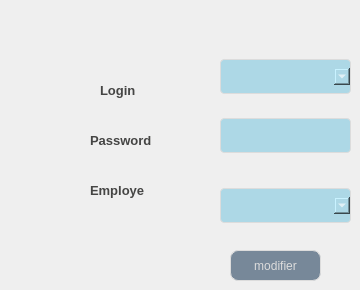
        <widget class="QWidget" name="tab_9">
         <attribute name="title">
          <string>modifier Profile</string>
         </attribute>
         <widget class="QPushButton" name="pb_modif">
          <property name="geometry">
           <rect>
            <x>230</x>
            <y>250</y>
            <width>91</width>
            <height>31</height>
           </rect>
          </property>
          <property name="styleSheet">
           <string notr="true">QPushButton {
	font: 87 8pt &quot;Segoe UI Black&quot;;
color: #dcdcdc;
background:#778899;
border: none;
border: 1px solid #DCDCDC;
border-radius: 8px;

}
QPushButton:hover {
color:#fff;
font: 87 8pt &quot;Segoe UI Black&quot;;
background:#ADD8E6;
border: none;
}</string>
          </property>
          <property name="text">
           <string>modifier</string>
          </property>
         </widget>
         <widget class="QLabel" name="label_21">
          <property name="geometry">
           <rect>
            <x>90</x>
            <y>180</y>
            <width>81</width>
            <height>20</height>
           </rect>
          </property>
          <property name="styleSheet">
           <string notr="true">background-color: transparent;
font: 8pt &quot;Castellar&quot;;
	color: #454544;
	font-weight: bold;
	font-size: 13px;
border:none;</string>
          </property>
          <property name="text">
           <string>Employe</string>
          </property>
         </widget>
         <widget class="QLabel" name="label_17">
          <property name="geometry">
           <rect>
            <x>100</x>
            <y>80</y>
            <width>71</width>
            <height>20</height>
           </rect>
          </property>
          <property name="styleSheet">
           <string notr="true">background-color: transparent;
font: 8pt &quot;Castellar&quot;;
	color: #454544;
	font-weight: bold;
	font-size: 13px;
border:none;</string>
          </property>
          <property name="text">
           <string>Login</string>
          </property>
         </widget>
         <widget class="QLineEdit" name="le_password_1">
          <property name="geometry">
           <rect>
            <x>220</x>
            <y>110</y>
            <width>131</width>
            <height>51</height>
           </rect>
          </property>
          <property name="styleSheet">
           <string notr="true">QLineEdit {
  width: 100%;
  padding: 12px 20px;
  margin: 8px 0;
  display: inline-block;
  border: 1px solid #dcdcdc;
  border-radius: 4px;
  box-sizing: border-box;
  background: #ADD8E6;
  color: #FFFFFF;
}</string>
          </property>
         </widget>
         <widget class="QLabel" name="label_18">
          <property name="geometry">
           <rect>
            <x>90</x>
            <y>130</y>
            <width>81</width>
            <height>20</height>
           </rect>
          </property>
          <property name="styleSheet">
           <string notr="true">background-color: transparent;
font: 8pt &quot;Castellar&quot;;
	color: #454544;
	font-weight: bold;
	font-size: 13px;
border:none;</string>
          </property>
          <property name="text">
           <string>Password</string>
          </property>
         </widget>
         <widget class="QComboBox" name="cb_emp_2">
          <property name="geometry">
           <rect>
            <x>220</x>
            <y>180</y>
            <width>131</width>
            <height>51</height>
           </rect>
          </property>
          <property name="styleSheet">
           <string notr="true">background-color: rgb(250, 211, 0);
width: 100%;
  padding: 12px 20px;
  margin: 8px 0;
  display: inline-block;
  border: 1px solid #dcdcdc;
  border-radius: 4px;
  box-sizing: border-box;
  background: #ADD8E6;
  color: #FFFFFF;</string>
          </property>
         </widget>
         <widget class="QComboBox" name="cb_login_modif">
          <property name="geometry">
           <rect>
            <x>220</x>
            <y>51</y>
            <width>131</width>
            <height>51</height>
           </rect>
          </property>
          <property name="styleSheet">
           <string notr="true">background-color: rgb(250, 211, 0);
width: 100%;
  padding: 12px 20px;
  margin: 8px 0;
  display: inline-block;
  border: 1px solid #dcdcdc;
  border-radius: 4px;
  box-sizing: border-box;
  background: #ADD8E6;
  color: #FFFFFF;</string>
          </property>
         </widget>
        </widget>
